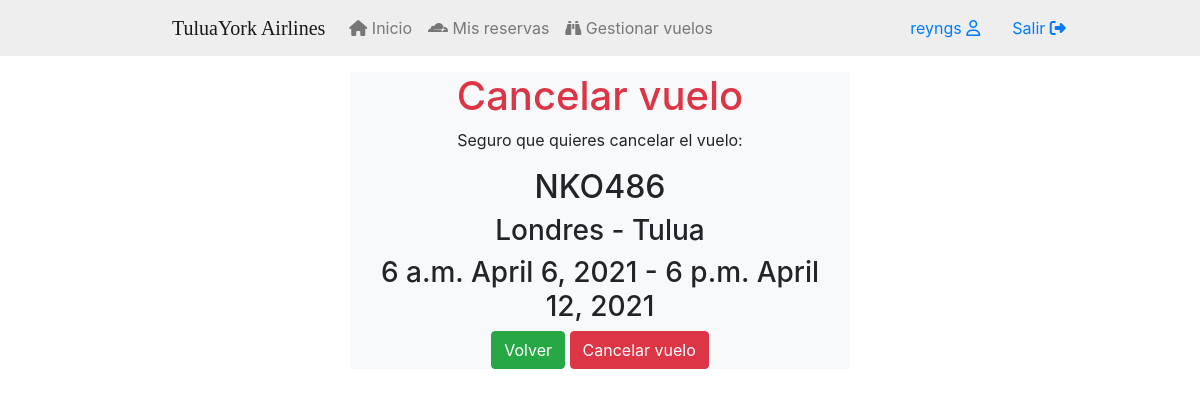
Page /cancelflight/1 (signed in) on the committed database.
### flights/models.py (models this page shows, shortened)
class vuelo(models.Model):
    nombre = models.CharField(max_length=20)
    origen = models.ForeignKey(ciudad, related_name='origen', on_delete=models.CASCADE)
    destino = models.ForeignKey(ciudad, related_name='destino', on_delete=models.CASCADE)
    fecha_salida = models.DateField()
    hora_salida = models.TimeField()
    fecha_llegada = models.DateField()
    hora_llegada = models.TimeField()
    costo = models.IntegerField()
    estado = models.BooleanField(default=True)
    capacidad = models.IntegerField()

class ciudad(models.Model):
    nombre = models.CharField(max_length=20)
    pais = models.CharField(max_length=20)
    visa = models.BooleanField()

### flights/views.py (the view, shortened to what this page needs)
# urls.py: path('cancelflight/<int:vuelo_id>', cancelflight, name='cancel_vuelo'),
def cancelflight(request, vuelo_id):
    titulo = "Cancelar vuelo"
    mensaje = ""
    Vuelo = vuelo.objects.get(id=vuelo_id)
    context = {"titulo": titulo, "mensaje": mensaje, "vuelo": Vuelo}
    return render(request, "cancel_vuelo.html", context)

### flights/templates/cancel_vuelo.html (shortened to what this page needs)
{% extends "base.html" %}
{% block content %}
<form action="" method="POST">
    <div class="row">
        <div class="col-6 bg-light offset-3 text-center">
            <h1 class="text-danger">{{titulo}}</h1>
            <p>Seguro que quieres cancelar el vuelo:</p>
            <h2>{{vuelo.nombre}}</h2>
            <h3>{{vuelo.origen.nombre}} - {{vuelo.destino.nombre}}</h3>
            <h3>{{vuelo.hora_salida}} {{vuelo.fecha_salida}} - {{vuelo.hora_llegada}} {{vuelo.fecha_llegada}}</h3>
            <a class="btn btn-success" href="{% url 'gvuelos' %}">Volver</a>
            <input name="Cancelar" type="submit" class="btn btn-danger" value="Cancelar vuelo">
        </div>
    </div>
</form>
{% endblock content %}

### flights/templates/base.html (shortened to what this page needs)
<!DOCTYPE html>
<html lang="en">
<head>
    <link rel="stylesheet" href="https://maxcdn.bootstrapcdn.com/bootstrap/4.0.0/css/bootstrap.min.css">
</head>
<header class="navbar navbar-expand-md navbar-light" style="background-color: #EEEEEE;">
        <a href="{% url 'flights' %}" class="navbar-brand offset-sm-1">
            <span style="font-family: 'DM Serif Text', serif;">TuluaYork Airlines</span>
          </a>
        <div class="collapse navbar-collapse" id="navbarText">
            <ul class="navbar-nav mr-auto">
                <li class="nav-item">
                <a class="nav-link" href="{% url 'flights' %}"><i class="fas fa-home"></i> Inicio<span class="sr-only">(current)</span></a>
                </li>
                {% if user.is_authenticated %}
                <li class="nav-item">
                    <a class="nav-link" href="/flights/greservas/{{ user.id }}"><i class="fab fa-cloudflare"></i> Mis reservas</a>
                </li>
                    {% if user.is_superuser %}
                       <li class="nav-item">
                            <a class="nav-link" href="{% url 'gvuelos' %}"><i class="fas fa-binoculars"></i> Gestionar vuelos</a>
                        </li>
                    {% endif %}
                {% endif %}
            </ul>
            {% if user.is_authenticated %}
                <a class="nav-link" href="/accounts/perfil/{{ user.id }}">{{ user.username}}  <i class="far fa-user"></i></a>
                <a class="nav-link" href="{% url 'getout' %}">Salir  <i class="fas fa-sign-out-alt"></i></i></a>
            {% else %}
                <a class="nav-link" href="{% url 'acceder' %}">Iniciar sesion   <i class="far fa-user-circle"></i></a>
            {% endif %}
            <a class="nav-link offset-sm-1" href="#"></i></a>
        </div>
</header>
<body>
    <div class="container-md">
        <div class="col-lg-10 offset-sm-1 mt-3">
            {% block content %}
            {% endblock content %}
        </div>
    </div>
</body>
</html>

### rows in the picture
vuelo: nombre "NKO486", origen.nombre "Londres", destino.nombre "Tulua", hora_salida "6 a.m.", fecha_salida "April 6, 2021", hora_llegada "6 p.m.", fecha_llegada "April 12, 2021"

### other values in the picture
{{ user.username }} "reyngs"
{{ titulo }} "Cancelar vuelo"
